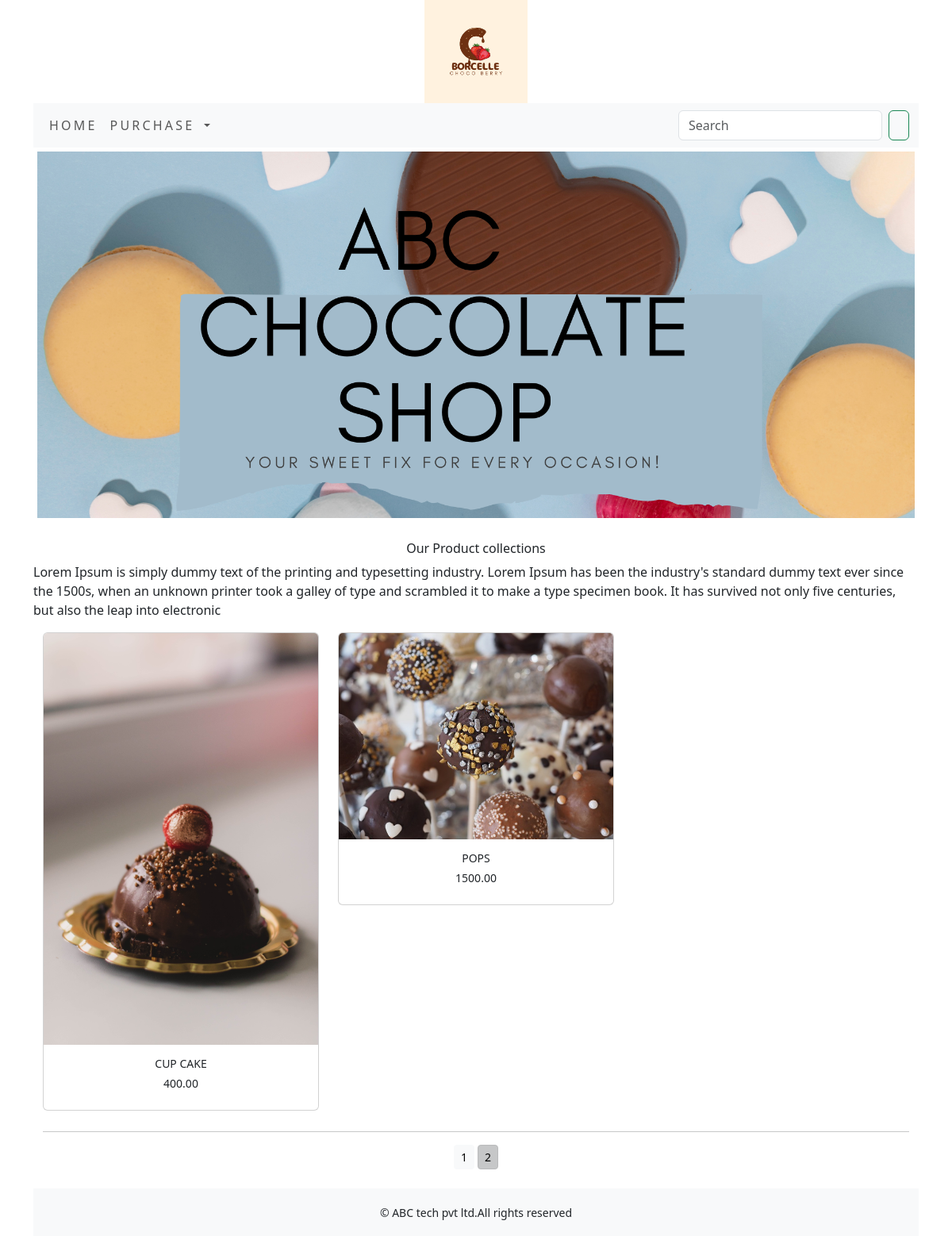
/purchase/?page=2, run on the app's committed database.
### purchase/models.py (models this page shows, shortened)
class Product(models.Model):
    name=models.CharField(max_length=250,unique=True)
    slug=models.SlugField(max_length=250,unique=True)
    description=models.TextField(blank=True)
    price=models.DecimalField(max_digits=10,decimal_places=2)
    category=models.ForeignKey(Category,on_delete=models.CASCADE)
    image = models.ImageField(upload_to='product', blank=True)
    stock=models.IntegerField()
    available=models.BooleanField(default=True)
    created=models.DateTimeField(auto_now_add=True)
    updated=models.DateTimeField(auto_now=True)
    def get_url(self):
        return reverse('purchase:prodCatdetail',args=[self.category.slug,self.slug])
    class Meta:
        ordering=('name',)
        verbose_name='product'
        verbose_name_plural='products'

### purchase/views.py (the view)
# urls.py: path('', views.allProdCat, name='allProdCat'),
def allProdCat(request, c_slug=None):
    c_page = None
    products_list = None
    if c_slug!= None:
        c_page = get_object_or_404(Category, slug=c_slug)
        products_list = Product.objects.all().filter(category=c_page, available=True)
    else:
        products_list = Product.objects.all().filter(available=True)
    paginator=Paginator(products_list,6)
    try:
        page=int(request.GET.get('page','1'))
    except:
        page=1
    try:
        products=paginator.page(page)
    except(EmptyPage,InvalidPage):
        products=paginator.page(paginator.num_pages)
    return render(request,"category.html",{'category': c_page,'products':products})

### cart/context_processors.py (called while the page is built)
def counter(request):
    item_count=0
    if 'admin' in request.path:
        return {}
    else:
        try:
            cart=Cart.objects.filter(cart_id=_cart_id(request))
            cart_items=CartItem.objects.all().filter(cart=cart[:1])
            for cart_item in cart_items:
                item_count =+ cart_item.quantity
        except Cart.DoesNotExist:
            item_count=0
    return dict(item_count=item_count)

### cart/views.py (called while the page is built)
def _cart_id(request):
    cart=request.session.session_key
    if not cart:
        cart=request.session.create()
    return cart

### purchase/context_processors.py (called while the page is built)
def menu_links(request):
    links=Category.objects.all()
    return dict(links=links)

### purchase/models.py (called while the page is built)
    def get_url(self):
        return reverse('purchase:products_by_category',args=[self.slug])

### templates/category.html (shortened to what this page needs)
{% extends 'base.html' %}
{% load static %}
{% block content %}
<div class="max_auto">
    {% if category %}
      <img class="my_image" src="{{ category.image.url}}" alt="{{category.name}}">
</div>
    <br>
<div>
      <h1 class="text-center my_title">{{category.name}}</h1>
      <p class="text-justify"> {{category.description}}</p>
</div>
    {% else %}
<div>
    <img class="my_image my_image_padding" src="{% static 'img/banner.png' %}" alt="our products" width="1250px;">
</div>
<br>
<div>
    <h1 class="text-center my_title">Our Product collections</h1>
    <p class="text-justify">Lorem Ipsum is simply dummy text of the printing and typesetting industry. Lorem Ipsum has been the industry's standard dummy text ever since the 1500s, when an unknown printer took a galley of type and scrambled it to make a type specimen book. It has survived not only five centuries, but also the leap into electronic</p>
</div>
   {% endif %}
<div class="container">
    <div class="row mx_auto">
        {% for product in products.object_list %}
        <div class="my_bottom_margin col-9 col-sm-12 col-md-4  col-lg-4">
            <div class="card text-center" style="min-width:18rem;">
        <a  href="{{product.get_url}}"><img class="card-img-top my_image" src="{{product.image.url}}" alt="{{product.name}}"></a>
            <div class="card-body">
            <h4>{{product.name}}</h4>
            <h4>{{product.price}}</h4>
            </div>
          </div>
        </div>
        {% endfor %}
    </div>
    <div class="mx-auto">
        {% if products.paginator.num_pages > 1 %}
        <hr>
        <div class="text-center">
            {% for pg in products.paginator.page_range %}
              <a href="?page={{pg}}"  class="btn btn-light btn-sm {% if products.number == pg %} active {% endif %}">{{pg}}</a>
            {% endfor %}
        </div>
        {% endif %}
    </div>
    <br>
</div>
{% endblock %}

### static/css/custom.css (style rules this page uses)
body { font-family: 'Roboto', sans-serif; }
.my_image { width:100%; height:auto; }
.my_title { font-size:16px; text_transform:uppercase; }
.my_image_padding { padding:5px; }
.my_bottom_margin { margin-bottom:10px; }
.card-body h4 { font-size:14px; text-transform:uppercase; }

### data on the page
Product: image (picture), name "CUP CAKE", price "400.00"
Product: image (picture), name "POPS", price "1500.00"

### other printed values
{{ pg }} "1" "2"
